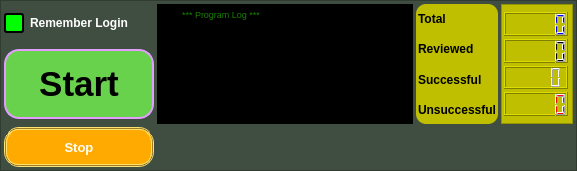
     <widget class="QFrame" name="frame_botton_controller">
      <property name="minimumSize">
       <size>
        <width>0</width>
        <height>0</height>
       </size>
      </property>
      <property name="maximumSize">
       <size>
        <width>16777215</width>
        <height>16777215</height>
       </size>
      </property>
      <property name="layoutDirection">
       <enum>Qt::LeftToRight</enum>
      </property>
      <property name="styleSheet">
       <string notr="true">QFrame {
background-color: rgb(63, 78, 64) ;
}

QPlainTextEdit {
background-color: rgb(0, 0, 0);
	color: rgb(46, 255, 0);
}</string>
      </property>
      <property name="frameShape">
       <enum>QFrame::StyledPanel</enum>
      </property>
      <property name="frameShadow">
       <enum>QFrame::Raised</enum>
      </property>
      <layout class="QGridLayout" name="gridLayout_3">
       <property name="leftMargin">
        <number>3</number>
       </property>
       <property name="topMargin">
        <number>3</number>
       </property>
       <property name="rightMargin">
        <number>3</number>
       </property>
       <property name="bottomMargin">
        <number>3</number>
       </property>
       <property name="spacing">
        <number>3</number>
       </property>
       <item row="0" column="0">
        <widget class="QCheckBox" name="chk_remember_login">
         <property name="font">
          <font>
           <family>Arial</family>
           <pointsize>9</pointsize>
           <weight>75</weight>
           <bold>true</bold>
          </font>
         </property>
         <property name="toolTip">
          <string>Remember WhatsApp Web session to avoid scanning QR code again</string>
         </property>
         <property name="styleSheet">
          <string notr="true">QCheckBox {
color: rgb(255, 255, 255);
}
QCheckBox::indicator {
width: 16px;
height: 16px;
}
QCheckBox::indicator:unchecked {
background-color: rgb(255, 255, 255);
border: 2px solid rgb(0, 0, 0);
border-radius: 3px;
}
QCheckBox::indicator:checked {
background-color: rgb(0, 255, 0);
border: 2px solid rgb(0, 0, 0);
border-radius: 3px;
}</string>
         </property>
         <property name="text">
          <string>Remember Login</string>
         </property>
         <property name="checked">
          <bool>true</bool>
         </property>
        </widget>
       </item>
       <item row="1" column="0">
        <widget class="QPushButton" name="btn_start">
         <property name="minimumSize">
          <size>
           <width>150</width>
           <height>70</height>
          </size>
         </property>
         <property name="font">
          <font>
           <family>Arial</family>
           <pointsize>26</pointsize>
           <weight>75</weight>
           <bold>true</bold>
          </font>
         </property>
         <property name="toolTip">
          <string>Start the program</string>
         </property>
         <property name="styleSheet">
          <string notr="true">QPushButton:hover:!pressed
{
  border: 4px dashed rgb(0, 85, 255);
	background-color: rgb(198, 253, 200);
	color: rgb(0, 0, 255);
}
QPushButton{
  border: 2px solid  rgb(226, 157, 255);
	background-color: rgb(105, 210, 76);
	border-radius: 15px;
}</string>
         </property>
         <property name="text">
          <string>Start</string>
         </property>
         <property name="autoDefault">
          <bool>true</bool>
         </property>
         <property name="default">
          <bool>true</bool>
         </property>
        </widget>
       </item>
       <item row="0" column="1" rowspan="2">
        <widget class="QPlainTextEdit" name="LogBox">
         <property name="enabled">
          <bool>true</bool>
         </property>
         <property name="font">
          <font>
           <pointsize>7</pointsize>
          </font>
         </property>
         <property name="toolTip">
          <string>Program activity reviewreport</string>
         </property>
         <property name="layoutDirection">
          <enum>Qt::LeftToRight</enum>
         </property>
         <property name="styleSheet">
          <string notr="true"/>
         </property>
         <property name="placeholderText">
          <string>        *** Program Log ***</string>
         </property>
        </widget>
       </item>
       <item row="0" column="2" rowspan="2">
        <widget class="QFrame" name="frame_LCD_label">
         <property name="toolTip">
          <string>Instant app review statistics</string>
         </property>
         <property name="styleSheet">
          <string notr="true">QFrame{
background-color: rgb(191, 191, 0);
border-radius: 10px;
}</string>
         </property>
         <property name="frameShape">
          <enum>QFrame::StyledPanel</enum>
         </property>
         <property name="frameShadow">
          <enum>QFrame::Raised</enum>
         </property>
         <layout class="QGridLayout" name="gridLayout">
          <property name="leftMargin">
           <number>2</number>
          </property>
          <property name="topMargin">
           <number>0</number>
          </property>
          <property name="rightMargin">
           <number>2</number>
          </property>
          <property name="bottomMargin">
           <number>0</number>
          </property>
          <property name="spacing">
           <number>2</number>
          </property>
          <item row="4" column="0">
           <widget class="QLabel" name="label_count_txt_5">
            <property name="font">
             <font>
              <family>Arial</family>
              <pointsize>9</pointsize>
              <weight>75</weight>
              <bold>true</bold>
             </font>
            </property>
            <property name="text">
             <string>Unsuccessful</string>
            </property>
           </widget>
          </item>
          <item row="2" column="0">
           <widget class="QLabel" name="label_count_txt_3">
            <property name="font">
             <font>
              <family>Arial</family>
              <pointsize>9</pointsize>
              <weight>75</weight>
              <bold>true</bold>
             </font>
            </property>
            <property name="text">
             <string>Reviewed</string>
            </property>
           </widget>
          </item>
          <item row="3" column="0">
           <widget class="QLabel" name="label_count_txt_4">
            <property name="font">
             <font>
              <family>Arial</family>
              <pointsize>9</pointsize>
              <weight>75</weight>
              <bold>true</bold>
             </font>
            </property>
            <property name="text">
             <string>Successful</string>
            </property>
           </widget>
          </item>
          <item row="1" column="0">
           <widget class="QLabel" name="label_count_txt">
            <property name="font">
             <font>
              <family>Arial</family>
              <pointsize>9</pointsize>
              <weight>75</weight>
              <bold>true</bold>
             </font>
            </property>
            <property name="styleSheet">
             <string notr="true"/>
            </property>
            <property name="text">
             <string>Total</string>
            </property>
           </widget>
          </item>
         </layout>
        </widget>
       </item>
       <item row="0" column="3" rowspan="2">
        <widget class="QFrame" name="frame_LCD">
         <property name="minimumSize">
          <size>
           <width>0</width>
           <height>120</height>
          </size>
         </property>
         <property name="toolTip">
          <string>Instant app  statistics</string>
         </property>
         <property name="layoutDirection">
          <enum>Qt::LeftToRight</enum>
         </property>
         <property name="styleSheet">
          <string notr="true">QFrame{
background-color: rgb(191, 191, 0) ;
}</string>
         </property>
         <property name="frameShape">
          <enum>QFrame::StyledPanel</enum>
         </property>
         <property name="frameShadow">
          <enum>QFrame::Raised</enum>
         </property>
         <layout class="QGridLayout" name="gridLayout_11">
          <property name="leftMargin">
           <number>2</number>
          </property>
          <property name="topMargin">
           <number>7</number>
          </property>
          <property name="rightMargin">
           <number>4</number>
          </property>
          <property name="bottomMargin">
           <number>7</number>
          </property>
          <property name="spacing">
           <number>3</number>
          </property>
          <item row="1" column="0">
           <widget class="QLCDNumber" name="lcdNumber_reviewed">
            <property name="styleSheet">
             <string notr="true">QLCDNumber{
color: rgb(0, 0, 0) ;
}</string>
            </property>
           </widget>
          </item>
          <item row="2" column="0">
           <widget class="QLCDNumber" name="lcdNumber_wa">
            <property name="styleSheet">
             <string notr="true">QLCDNumber {
color:rgb(0, 255, 0);
}</string>
            </property>
           </widget>
          </item>
          <item row="3" column="0">
           <widget class="QLCDNumber" name="lcdNumber_nwa">
            <property name="styleSheet">
             <string notr="true">QLCDNumber{
color: rgb(255, 2, 18) ;
}</string>
            </property>
           </widget>
          </item>
          <item row="0" column="0">
           <widget class="QLCDNumber" name="lcdNumber_allCount">
            <property name="font">
             <font>
              <pointsize>8</pointsize>
             </font>
            </property>
            <property name="styleSheet">
             <string notr="true">QLCDNumber{
color: rgb(0, 0, 255) ;
}</string>
            </property>
           </widget>
          </item>
         </layout>
        </widget>
       </item>
       <item row="2" column="0">
        <widget class="QPushButton" name="btn_stop">
         <property name="enabled">
          <bool>false</bool>
         </property>
         <property name="minimumSize">
          <size>
           <width>150</width>
           <height>40</height>
          </size>
         </property>
         <property name="font">
          <font>
           <family>Arial</family>
           <pointsize>10</pointsize>
           <weight>75</weight>
           <bold>true</bold>
          </font>
         </property>
         <property name="toolTip">
          <string>Stop the program</string>
         </property>
         <property name="styleSheet">
          <string notr="true">QPushButton:hover:!pressed
{
  border: 4px dashed rgb(255, 0, 0);
	background-color: rgb(251, 255, 211);
	color: rgb(255, 5, 5);
}
QPushButton{
  border: 3px double rgb(255, 227, 112);
	background-color: rgb(255, 170, 0);
border-radius: 15px;
color: rgb(255, 255, 255);
}</string>
         </property>
         <property name="text">
          <string>Stop</string>
         </property>
        </widget>
       </item>
      </layout>
     </widget>
